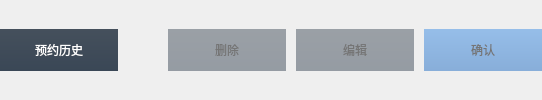
    <widget class="QWidget" name="OperateButtonWidget" native="true">
     <layout class="QHBoxLayout" name="OperateButtonLayout">
      <property name="spacing">
       <number>10</number>
      </property>
      <property name="leftMargin">
       <number>0</number>
      </property>
      <property name="topMargin">
       <number>0</number>
      </property>
      <property name="rightMargin">
       <number>0</number>
      </property>
      <property name="bottomMargin">
       <number>0</number>
      </property>
      <item>
       <widget class="QPushButton" name="HistoryButton">
        <property name="enabled">
         <bool>true</bool>
        </property>
        <property name="minimumSize">
         <size>
          <width>118</width>
          <height>42</height>
         </size>
        </property>
        <property name="maximumSize">
         <size>
          <width>118</width>
          <height>42</height>
         </size>
        </property>
        <property name="styleSheet">
         <string notr="true">QPushButton
{
font: 16px &quot;Microsoft YaHei&quot;;
color:#FFFFFF;
background-color:qlineargradient(x1: 0, y1: 0, x2: 0, y2: 1,stop: 0 #45505C,stop: 1.0 #3A4756);
border:none;
}

QPushButton:hover
{
background-color:qlineargradient(x1: 0, y1: 0, x2: 0, y2: 1,stop: 0 rgba(69, 80, 92, 0.9),stop: 1.0 rgba(58, 71, 86, 0.9));
}

QPushButton:pressed
{
background-color:#131516;
}

QPushButton:disabled
{
background-color:qlineargradient(x1: 0, y1: 0, x2: 0, y2: 1,stop: 0 rgba(69, 80, 92, 0.5),stop: 1.0 rgba(58, 71, 86, 0.5));
color: rgb(117, 117, 117);
}</string>
        </property>
        <property name="text">
         <string>预约历史</string>
        </property>
       </widget>
      </item>
      <item>
       <spacer name="horizontalSpacer_8">
        <property name="orientation">
         <enum>Qt::Horizontal</enum>
        </property>
        <property name="sizeHint" stdset="0">
         <size>
          <width>40</width>
          <height>20</height>
         </size>
        </property>
       </spacer>
      </item>
      <item>
       <widget class="QPushButton" name="DeleteButton">
        <property name="enabled">
         <bool>false</bool>
        </property>
        <property name="minimumSize">
         <size>
          <width>118</width>
          <height>42</height>
         </size>
        </property>
        <property name="maximumSize">
         <size>
          <width>118</width>
          <height>42</height>
         </size>
        </property>
        <property name="styleSheet">
         <string notr="true">QPushButton
{
font: 16px &quot;Microsoft YaHei&quot;;
color:#FFFFFF;
background-color:qlineargradient(x1: 0, y1: 0, x2: 0, y2: 1,stop: 0 #45505C,stop: 1.0 #3A4756);
border:none;
}

QPushButton:hover
{
background-color:qlineargradient(x1: 0, y1: 0, x2: 0, y2: 1,stop: 0 rgba(69, 80, 92, 0.9),stop: 1.0 rgba(58, 71, 86, 0.9));
}

QPushButton:pressed
{
background-color:#131516;
}

QPushButton:disabled
{
background-color:qlineargradient(x1: 0, y1: 0, x2: 0, y2: 1,stop: 0 rgba(69, 80, 92, 0.5),stop: 1.0 rgba(58, 71, 86, 0.5));
color: rgb(117, 117, 117);
}</string>
        </property>
        <property name="text">
         <string>删除</string>
        </property>
       </widget>
      </item>
      <item>
       <widget class="QPushButton" name="EditButton">
        <property name="enabled">
         <bool>false</bool>
        </property>
        <property name="minimumSize">
         <size>
          <width>118</width>
          <height>42</height>
         </size>
        </property>
        <property name="maximumSize">
         <size>
          <width>118</width>
          <height>42</height>
         </size>
        </property>
        <property name="styleSheet">
         <string notr="true">QPushButton
{
font: 16px &quot;Microsoft YaHei&quot;;
color:#FFFFFF;
background-color:qlineargradient(x1: 0, y1: 0, x2: 0, y2: 1,stop: 0 #45505C,stop: 1.0 #3A4756);
border:none;
}

QPushButton:hover
{
background-color:qlineargradient(x1: 0, y1: 0, x2: 0, y2: 1,stop: 0 rgba(69, 80, 92, 0.9),stop: 1.0 rgba(58, 71, 86, 0.9));
}

QPushButton:pressed
{
background-color:#131516;
}

QPushButton:disabled
{
background-color:qlineargradient(x1: 0, y1: 0, x2: 0, y2: 1,stop: 0 rgba(69, 80, 92, 0.5),stop: 1.0 rgba(58, 71, 86, 0.5));
color: rgb(117, 117, 117);
}</string>
        </property>
        <property name="text">
         <string>编辑</string>
        </property>
       </widget>
      </item>
      <item>
       <widget class="QPushButton" name="SubmitButton">
        <property name="enabled">
         <bool>false</bool>
        </property>
        <property name="minimumSize">
         <size>
          <width>118</width>
          <height>42</height>
         </size>
        </property>
        <property name="maximumSize">
         <size>
          <width>118</width>
          <height>42</height>
         </size>
        </property>
        <property name="styleSheet">
         <string notr="true">QPushButton
{
font: 16px &quot;Microsoft YaHei&quot;;
color:#FFFFFF;
background-color:qlineargradient(x1: 0, y1: 0, x2: 0, y2: 1,stop: 0 #3C8CE3,stop: 1.0 #206CC3);
border:none;
}

QPushButton:hover
{
background-color:qlineargradient(x1: 0, y1: 0, x2: 0, y2: 1,stop: 0 rgba(60, 140, 227, 0.9),stop: 1.0 rgba(32, 108, 195, 0.9));
}

QPushButton:pressed
{
background-color:#131516;
}

QPushButton:disabled
{
background-color:qlineargradient(x1: 0, y1: 0, x2: 0, y2: 1,stop: 0 rgba(60, 140, 227, 0.5),stop: 1.0 rgba(32, 108, 195, 0.5));
color: rgb(117, 117, 117);
}</string>
        </property>
        <property name="text">
         <string>确认</string>
        </property>
       </widget>
      </item>
     </layout>
    </widget>
